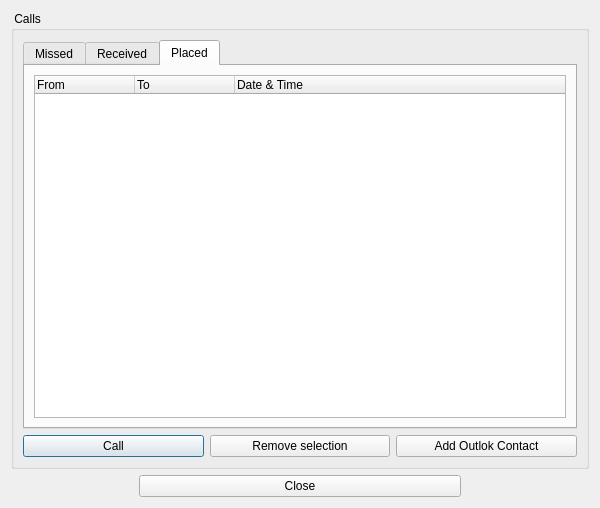
<?xml version="1.0" encoding="UTF-8"?>
<ui version="4.0">
 <class>CallHistoryDialog</class>
 <widget class="QDialog" name="CallHistoryDialog">
  <property name="geometry">
   <rect>
    <x>0</x>
    <y>0</y>
    <width>600</width>
    <height>508</height>
   </rect>
  </property>
  <property name="minimumSize">
   <size>
    <width>600</width>
    <height>500</height>
   </size>
  </property>
  <property name="windowTitle">
   <string>OutCALL - Call History</string>
  </property>
  <property name="windowIcon">
   <iconset resource="images.qrc">
    <normaloff>:/images/outcall-logo.png</normaloff>:/images/outcall-logo.png</iconset>
  </property>
  <layout class="QVBoxLayout" name="verticalLayout_5">
   <item>
    <widget class="QGroupBox" name="groupBoxCalls">
     <property name="title">
      <string> Calls</string>
     </property>
     <layout class="QVBoxLayout" name="verticalLayout_4">
      <item>
       <widget class="QTabWidget" name="tabWidget">
        <property name="currentIndex">
         <number>2</number>
        </property>
        <widget class="QWidget" name="tab">
         <attribute name="title">
          <string>Missed</string>
         </attribute>
         <layout class="QVBoxLayout" name="verticalLayout_6">
          <item>
           <widget class="QTreeWidget" name="treeWidgetMissed">
            <property name="selectionMode">
             <enum>QAbstractItemView::ExtendedSelection</enum>
            </property>
            <property name="rootIsDecorated">
             <bool>false</bool>
            </property>
            <property name="columnCount">
             <number>4</number>
            </property>
            <column>
             <property name="text">
              <string>Caller Name</string>
             </property>
            </column>
            <column>
             <property name="text">
              <string notr="true">Caller Number</string>
             </property>
            </column>
            <column>
             <property name="text">
              <string notr="true">To</string>
             </property>
            </column>
            <column>
             <property name="text">
              <string notr="true">Date &amp; Time</string>
             </property>
            </column>
           </widget>
          </item>
         </layout>
        </widget>
        <widget class="QWidget" name="tab_2">
         <attribute name="title">
          <string>Received</string>
         </attribute>
         <layout class="QVBoxLayout" name="verticalLayout_7">
          <item>
           <widget class="QTreeWidget" name="treeWidgetReceived">
            <property name="selectionMode">
             <enum>QAbstractItemView::ExtendedSelection</enum>
            </property>
            <property name="rootIsDecorated">
             <bool>false</bool>
            </property>
            <property name="columnCount">
             <number>4</number>
            </property>
            <column>
             <property name="text">
              <string>Caller Name</string>
             </property>
            </column>
            <column>
             <property name="text">
              <string notr="true">Caller Number</string>
             </property>
            </column>
            <column>
             <property name="text">
              <string notr="true">To</string>
             </property>
            </column>
            <column>
             <property name="text">
              <string notr="true">Date &amp; Time</string>
             </property>
            </column>
           </widget>
          </item>
         </layout>
        </widget>
        <widget class="QWidget" name="tab_3">
         <attribute name="title">
          <string>Placed</string>
         </attribute>
         <layout class="QVBoxLayout" name="verticalLayout_8">
          <item>
           <widget class="QTreeWidget" name="treeWidgetPlaced">
            <property name="selectionMode">
             <enum>QAbstractItemView::ExtendedSelection</enum>
            </property>
            <property name="rootIsDecorated">
             <bool>false</bool>
            </property>
            <property name="columnCount">
             <number>3</number>
            </property>
            <column>
             <property name="text">
              <string notr="true">From</string>
             </property>
            </column>
            <column>
             <property name="text">
              <string notr="true">To</string>
             </property>
            </column>
            <column>
             <property name="text">
              <string notr="true">Date &amp; Time</string>
             </property>
            </column>
           </widget>
          </item>
         </layout>
        </widget>
       </widget>
      </item>
      <item>
       <layout class="QHBoxLayout" name="horizontalLayout">
        <item>
         <widget class="QPushButton" name="callButton">
          <property name="text">
           <string>Call</string>
          </property>
         </widget>
        </item>
        <item>
         <widget class="QPushButton" name="removeButton">
          <property name="text">
           <string>Remove selection</string>
          </property>
         </widget>
        </item>
        <item>
         <widget class="QPushButton" name="addContactButton">
          <property name="text">
           <string>Add Outlok Contact</string>
          </property>
         </widget>
        </item>
       </layout>
      </item>
     </layout>
    </widget>
   </item>
   <item>
    <layout class="QHBoxLayout" name="horizontalLayout_3">
     <item>
      <spacer name="horizontalSpacer_3">
       <property name="orientation">
        <enum>Qt::Horizontal</enum>
       </property>
       <property name="sizeType">
        <enum>QSizePolicy::Fixed</enum>
       </property>
       <property name="sizeHint" stdset="0">
        <size>
         <width>128</width>
         <height>20</height>
        </size>
       </property>
      </spacer>
     </item>
     <item>
      <widget class="QPushButton" name="closeButton">
       <property name="text">
        <string>Close</string>
       </property>
      </widget>
     </item>
     <item>
      <spacer name="horizontalSpacer_2">
       <property name="orientation">
        <enum>Qt::Horizontal</enum>
       </property>
       <property name="sizeType">
        <enum>QSizePolicy::Fixed</enum>
       </property>
       <property name="sizeHint" stdset="0">
        <size>
         <width>128</width>
         <height>20</height>
        </size>
       </property>
      </spacer>
     </item>
    </layout>
   </item>
  </layout>
 </widget>
 <resources>
  <include location="images.qrc"/>
 </resources>
 <connections/>
</ui>
